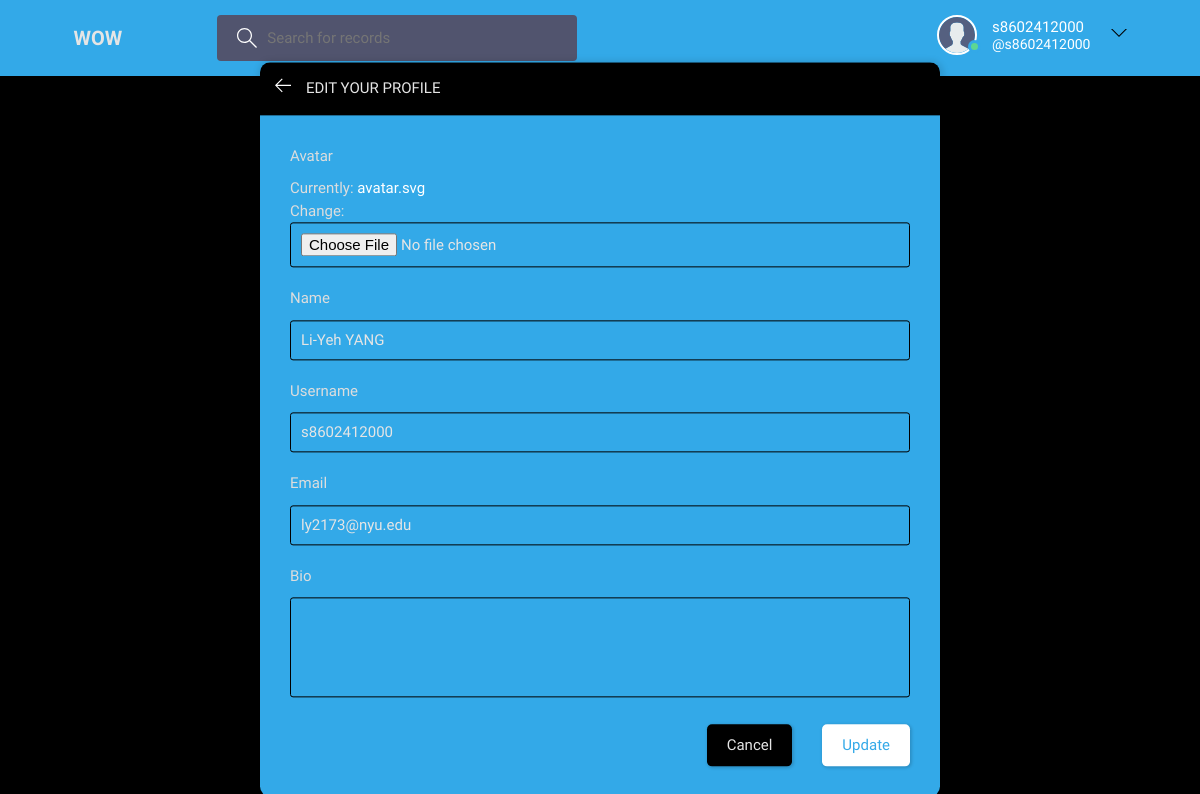
Screenshot of /update-user/ (signed in) with the database file from the repository.
### base/models.py (models this page shows)
class User(AbstractUser):
    name = models.CharField(max_length=200, null=True)
    email = models.EmailField(unique=True, null=True)
    bio = models.TextField(null=True)
    avatar = models.ImageField(null=True, default="avatar.svg")
    USERNAME_FIELD = 'email'
    REQUIRED_FIELDS = []

### base/views.py (the view)
# urls.py: path('update-user/', views.updateUser, name="update-user"),
@login_required(login_url='login')
def updateUser(request):
    user = request.user
    form = UserForm(instance=user)
    if request.method == 'POST':
        form = UserForm(request.POST, request.FILES, instance=user)
        if form.is_valid():
            form.save()
            return redirect('user-profile', pk=user.id)
    return render(request, 'base/update-user.html', {'form': form})

### base/forms.py
class UserForm(ModelForm):
    class Meta:
        model = User
        fields = ['avatar', 'name', 'username', 'email', 'bio']

### base/templates/base/update-user.html (shortened to what this page needs)
{% extends 'main.html' %}
{% block content %}
<main class="update-account layout">
  <div class="container">
    <div class="layout__box">
      <div class="layout__boxHeader">
        <div class="layout__boxTitle">
          <a href="{% url 'home' %}">
            <svg version="1.1" xmlns="http://www.w3.org/2000/svg" width="32" height="32" viewBox="0 0 32 32">
              <title>arrow-left</title>
              <path
                d="M13.723 2.286l-13.723 13.714 13.719 13.714 1.616-1.611-10.96-10.96h27.625v-2.286h-27.625l10.965-10.965-1.616-1.607z">
              </path>
            </svg>
          </a>
          <h3>Edit your profile</h3>
        </div>
      </div>
      <div class="layout__body">
        <form class="form" action="" method="POST" enctype="multipart/form-data">
          {% for field in form %}
          <div class="form__group">
            <label for="profile_pic">{{field.label}}</label>
            {{field}}
          </div>
          {% endfor %}
          <div class="form__action">
            <a class="btn btn--dark" href="{% url 'home' %}">Cancel</a>
            <button class="btn btn--main" type="submit">Update</button>
          </div>
        </form>
      </div>
    </div>
  </div>
</main>
{% endblock content %}

### templates/navbar.html (shortened to what this page needs)
{% load static %}
<header class="header header--loggedIn">
    <div class="container">
        <a href="{% url 'home' %}" class="header__logo">
            <h1>WOW</h1>
        </a>
        <form class="header__search" method="GET" action="{% url 'home' %}">
            <label>
                <input name="q" placeholder="Search for records" />
            </label>
        </form>
        <nav class="header__menu">
            {% if request.user.is_authenticated %}
            <div class="header__user">
                <a href="{% url 'update-user' %}">
                    <div class="avatar avatar--medium active">
                        <img src="{{request.user.avatar.url}}" />
                    </div>
                    <p>{{request.user.username}} <span>@{{request.user.username}}</span></p>
                </a>
                <button class="dropdown-button">
                    <svg version="1.1" xmlns="http://www.w3.org/2000/svg" width="32" height="32" viewBox="0 0 32 32">
                        <title>chevron-down</title>
                        <path d="M16 21l-13-13h-3l16 16 16-16h-3l-13 13z"></path>
                    </svg>
                </button>
            </div>
            {% else %}
            <a href="{% url 'login' %}">
                <img src="{% static 'images/avatar.svg' %}" />
                <p>Login</p>
            </a>
            {% endif %}
        </nav>
    </div>
</header>

### static/styles/style.css (style rules this page uses)
:root { --color-main: #ffffff; --color-main-light: #89a819; --color-dark: #33a9e8; --color-dark-medium: #51546e; --color-dark-light: #000000; --color-light: #e5e5e5; --color-gray: #ffffff; --color-light-gray: #dddddd; --color-bg: #000000; --color-success: #5dd693; --color-error: #ffffff; }
* { font-family:'Rammetto One', cursive; margin: 0; padding: 0; box-sizing: border-box; text-rendering: optimizeLegibility; font-size: inherit; }
html { font-size: 56.25%; }
@media only screen and (min-width: 1200px) { html { font-size: 62.5%; } }
body { line-height: 1.6; font-weight: 400; font-size: 1.5rem; color: var(--color-light-gray); background-color: var(--color-bg); min-height: 100vh; }
img { width: 100%; }
a { display: inline-block; color: var(--color-main); text-decoration: none; }
.container { max-width: 1000rem; width: 90%; line-height: 150%; margin: auto; }
.btn { background-color: transparent; border: none; display: inline-flex; align-items: center; gap: 1rem; cursor: pointer; transition: all ease-in-out 0.3s; padding: 1rem 2rem; border-radius: 5px; box-shadow: 1px 1px 3px 1px rgba(0, 0, 0, 0.15); font-weight: 500; }
.btn--main { background-color: var(--color-main); color: var(--color-dark); }
.btn--dark { background-color: var(--color-dark-light); color: var(--color-light); }
.avatar { position: relative; display: inline-block; border-radius: 50%; border: 2px solid var(--color-main); }
.avatar img { display: block; border-radius: 50%; object-fit: cover; object-position: center; }
.avatar::after { content: ""; display: block; position: absolute; background-color: var(--color-gray); z-index: 111; border-radius: 50%; border: 0.3rem solid var(--color-dark); }
.avatar.active::after { background-color: var(--color-success); }
.avatar.avatar--medium img { width: 3.6rem; height: 3.6rem; border-radius: 50%; }
.avatar.avatar--medium:after { width: 0.7rem; height: 0.7rem; bottom: 0px; right: -6px; }
.header { padding: 1.5rem; background-color: var(--color-dark); }
.header > .container { display: flex; gap: 9.5rem; }
.header__logo, .header__user { display: flex; gap: 2rem; align-items: center; }
.header__logo > h1 { font-weight: 700; font-size: 2rem; color: var(--color-light); }
.header__search > label { background-color: var(--color-dark-medium); padding: 1.3rem 1rem; display: flex; align-items: center; gap: 1rem; border-radius: 4px; }
.header__search svg { fill: var(--color-gray); width: 2rem; height: 2rem; margin-left: 1rem; }
.header__search input { width: 30rem; background: transparent; border: none; outline: none; color: var(--color-light); }
.header__menu { margin-left: auto; position: relative; }
.header__menu a { display: flex; gap: 1.5rem; align-items: center; font-weight: 500; text-decoration: none; color: var(--color-gray); }
.header__menu img { height: 3.6rem; }
.header__menu p { line-height: 1.2; }
.header__menu span { color: var(--color-main); font-weight: 500; font-size: 1.4rem; display: block; }
.header__menu svg { width: 1.6rem; height: 1.6rem; fill: var(--color-dark-light); }
.dropdown-button { background: transparent; border: 0; outline: 0; cursor: pointer; }
.layout { margin-top: 2.4rem; }
.layout > .container { display: flex; justify-content: space-between; align-items: flex-start; }
.layout__box { width: 90%; max-width: 48rem; min-height: 40rem; position: absolute; top: 50%; left: 50%; transform: translate(-50%, -46%); background-color: var(--color-dark); border-radius: 1rem; box-shadow: 1px 1px 6px 3px rgba(0, 0, 0, 0.1); overflow: hidden; }
.layout__boxHeader { display: flex; padding: 1.5rem; background-color: var(--color-dark-light); }
.layout__boxTitle { display: flex; gap: 1.5rem; align-items: center; }
.layout__boxTitle h3 { text-transform: uppercase; font-weight: 500; color: var(--color-light); }
.layout__boxTitle svg { width: 1.6rem; height: 1.6rem; fill: var(--color-main); }
.layout__body { margin: 3rem; }
.form__group { margin-bottom: 2rem; width: 100%; }
.form__group label { display: block; font-size: 1.5rem; margin-bottom: 1rem; }
.form__group input, .form__group textarea, .form__group select { background: transparent; border: 1px solid var(--color-dark-light); padding: 1rem; border-radius: 3px; width: 100%; color: var(--color-light); font-weight: 500; outline: none; }
.form__group textarea { background: transparent; height: 10rem; resize: none; }
.form__action { display: flex; justify-content: flex-end; gap: 3rem; }
.update-account.layout .layout__box { max-width: 68rem; }

### rows the page displays
User: user.avatar (placeholder picture), user.username "s8602412000", form "Li-Yeh YANG" "s8602412000" "ly2173@nyu.edu"

### other values shown
{{ field.label }} "Avatar" "Name" "Username" "Email" "Bio"
